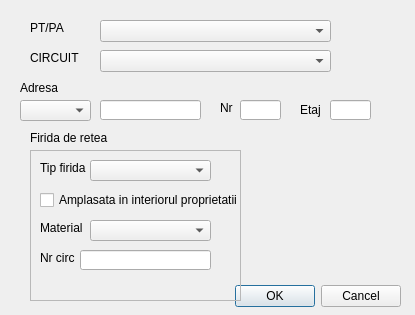
<?xml version="1.0" encoding="UTF-8"?>
<ui version="4.0">
 <class>FIRIDA_RETEA</class>
 <widget class="QDialog" name="FIRIDA_RETEA">
  <property name="geometry">
   <rect>
    <x>0</x>
    <y>0</y>
    <width>415</width>
    <height>315</height>
   </rect>
  </property>
  <property name="minimumSize">
   <size>
    <width>415</width>
    <height>315</height>
   </size>
  </property>
  <property name="maximumSize">
   <size>
    <width>415</width>
    <height>315</height>
   </size>
  </property>
  <property name="windowTitle">
   <string>Dialog</string>
  </property>
  <widget class="QDialogButtonBox" name="buttonBox">
   <property name="geometry">
    <rect>
     <x>100</x>
     <y>280</y>
     <width>301</width>
     <height>32</height>
    </rect>
   </property>
   <property name="orientation">
    <enum>Qt::Horizontal</enum>
   </property>
   <property name="standardButtons">
    <set>QDialogButtonBox::Cancel|QDialogButtonBox::Ok</set>
   </property>
  </widget>
  <widget class="QComboBox" name="PT">
   <property name="geometry">
    <rect>
     <x>100</x>
     <y>20</y>
     <width>231</width>
     <height>22</height>
    </rect>
   </property>
  </widget>
  <widget class="QLabel" name="label">
   <property name="geometry">
    <rect>
     <x>30</x>
     <y>20</y>
     <width>51</width>
     <height>16</height>
    </rect>
   </property>
   <property name="text">
    <string>PT/PA</string>
   </property>
  </widget>
  <widget class="QLabel" name="label_2">
   <property name="geometry">
    <rect>
     <x>30</x>
     <y>50</y>
     <width>61</width>
     <height>16</height>
    </rect>
   </property>
   <property name="text">
    <string>CIRCUIT</string>
   </property>
  </widget>
  <widget class="QComboBox" name="CIRCUIT">
   <property name="geometry">
    <rect>
     <x>100</x>
     <y>50</y>
     <width>231</width>
     <height>22</height>
    </rect>
   </property>
  </widget>
  <widget class="QFrame" name="frame">
   <property name="geometry">
    <rect>
     <x>30</x>
     <y>150</y>
     <width>211</width>
     <height>151</height>
    </rect>
   </property>
   <property name="frameShape">
    <enum>QFrame::StyledPanel</enum>
   </property>
   <property name="frameShadow">
    <enum>QFrame::Raised</enum>
   </property>
   <widget class="QLabel" name="label_12">
    <property name="geometry">
     <rect>
      <x>10</x>
      <y>10</y>
      <width>51</width>
      <height>16</height>
     </rect>
    </property>
    <property name="text">
     <string>Tip firida</string>
    </property>
   </widget>
   <widget class="QComboBox" name="TIP_FIRI_RET">
    <property name="geometry">
     <rect>
      <x>60</x>
      <y>10</y>
      <width>121</width>
      <height>21</height>
     </rect>
    </property>
   </widget>
   <widget class="QCheckBox" name="AMPL">
    <property name="geometry">
     <rect>
      <x>10</x>
      <y>40</y>
      <width>211</width>
      <height>20</height>
     </rect>
    </property>
    <property name="text">
     <string>Amplasata in interiorul proprietatii</string>
    </property>
   </widget>
   <widget class="QLabel" name="label_13">
    <property name="geometry">
     <rect>
      <x>10</x>
      <y>70</y>
      <width>51</width>
      <height>16</height>
     </rect>
    </property>
    <property name="text">
     <string>Material</string>
    </property>
   </widget>
   <widget class="QComboBox" name="MAT">
    <property name="geometry">
     <rect>
      <x>60</x>
      <y>70</y>
      <width>121</width>
      <height>21</height>
     </rect>
    </property>
   </widget>
   <widget class="QLabel" name="label_14">
    <property name="geometry">
     <rect>
      <x>10</x>
      <y>100</y>
      <width>51</width>
      <height>16</height>
     </rect>
    </property>
    <property name="text">
     <string>Nr circ</string>
    </property>
   </widget>
   <widget class="QLineEdit" name="NR_CIR">
    <property name="geometry">
     <rect>
      <x>50</x>
      <y>100</y>
      <width>131</width>
      <height>20</height>
     </rect>
    </property>
   </widget>
  </widget>
  <widget class="QLabel" name="label_11">
   <property name="geometry">
    <rect>
     <x>30</x>
     <y>130</y>
     <width>111</width>
     <height>16</height>
    </rect>
   </property>
   <property name="text">
    <string>Firida de retea</string>
   </property>
  </widget>
  <widget class="QLabel" name="label_6">
   <property name="geometry">
    <rect>
     <x>220</x>
     <y>100</y>
     <width>21</width>
     <height>16</height>
    </rect>
   </property>
   <property name="sizePolicy">
    <sizepolicy hsizetype="Fixed" vsizetype="Fixed">
     <horstretch>0</horstretch>
     <verstretch>0</verstretch>
    </sizepolicy>
   </property>
   <property name="text">
    <string>Nr</string>
   </property>
  </widget>
  <widget class="QLineEdit" name="ETAJ">
   <property name="geometry">
    <rect>
     <x>330</x>
     <y>100</y>
     <width>41</width>
     <height>20</height>
    </rect>
   </property>
   <property name="sizePolicy">
    <sizepolicy hsizetype="Fixed" vsizetype="Fixed">
     <horstretch>0</horstretch>
     <verstretch>0</verstretch>
    </sizepolicy>
   </property>
  </widget>
  <widget class="QLabel" name="label_5">
   <property name="geometry">
    <rect>
     <x>20</x>
     <y>80</y>
     <width>41</width>
     <height>16</height>
    </rect>
   </property>
   <property name="sizePolicy">
    <sizepolicy hsizetype="Fixed" vsizetype="Fixed">
     <horstretch>0</horstretch>
     <verstretch>0</verstretch>
    </sizepolicy>
   </property>
   <property name="text">
    <string>Adresa</string>
   </property>
  </widget>
  <widget class="QLineEdit" name="STR">
   <property name="geometry">
    <rect>
     <x>100</x>
     <y>100</y>
     <width>101</width>
     <height>20</height>
    </rect>
   </property>
   <property name="sizePolicy">
    <sizepolicy hsizetype="Fixed" vsizetype="Fixed">
     <horstretch>0</horstretch>
     <verstretch>0</verstretch>
    </sizepolicy>
   </property>
  </widget>
  <widget class="QLineEdit" name="NR_IMOB">
   <property name="geometry">
    <rect>
     <x>240</x>
     <y>100</y>
     <width>41</width>
     <height>20</height>
    </rect>
   </property>
   <property name="sizePolicy">
    <sizepolicy hsizetype="Fixed" vsizetype="Fixed">
     <horstretch>0</horstretch>
     <verstretch>0</verstretch>
    </sizepolicy>
   </property>
  </widget>
  <widget class="QLabel" name="label_7">
   <property name="geometry">
    <rect>
     <x>300</x>
     <y>100</y>
     <width>31</width>
     <height>20</height>
    </rect>
   </property>
   <property name="sizePolicy">
    <sizepolicy hsizetype="Fixed" vsizetype="Fixed">
     <horstretch>0</horstretch>
     <verstretch>0</verstretch>
    </sizepolicy>
   </property>
   <property name="text">
    <string>Etaj</string>
   </property>
  </widget>
  <widget class="QComboBox" name="TIP_STR">
   <property name="geometry">
    <rect>
     <x>20</x>
     <y>100</y>
     <width>71</width>
     <height>21</height>
    </rect>
   </property>
   <property name="sizePolicy">
    <sizepolicy hsizetype="Fixed" vsizetype="Fixed">
     <horstretch>0</horstretch>
     <verstretch>0</verstretch>
    </sizepolicy>
   </property>
  </widget>
 </widget>
 <resources/>
 <connections>
  <connection>
   <sender>buttonBox</sender>
   <signal>accepted()</signal>
   <receiver>FIRIDA_RETEA</receiver>
   <slot>accept()</slot>
   <hints>
    <hint type="sourcelabel">
     <x>248</x>
     <y>254</y>
    </hint>
    <hint type="destinationlabel">
     <x>157</x>
     <y>274</y>
    </hint>
   </hints>
  </connection>
  <connection>
   <sender>buttonBox</sender>
   <signal>rejected()</signal>
   <receiver>FIRIDA_RETEA</receiver>
   <slot>reject()</slot>
   <hints>
    <hint type="sourcelabel">
     <x>316</x>
     <y>260</y>
    </hint>
    <hint type="destinationlabel">
     <x>286</x>
     <y>274</y>
    </hint>
   </hints>
  </connection>
 </connections>
</ui>
